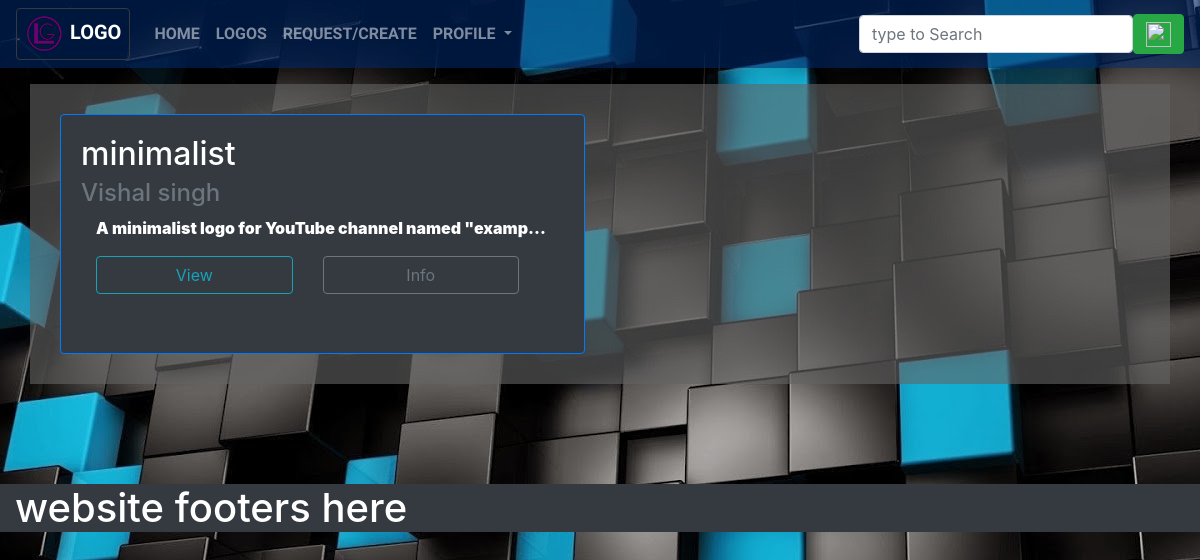
Screenshot of /requests/ with the database file from the repository.
### request/models.py (models this page shows, shortened)
class Request(models.Model):
    requested_by = models.CharField(max_length = 30)
    email = models.EmailField(max_length=254)
    discription = models.TextField()
    logo_type = models.CharField(max_length = 30)
    usage = models.CharField(max_length=30)
    is_created = models.BooleanField(default="False")
    request_date = models.DateTimeField(default=timezone.now)

### request/views.py (the view)
# urls.py: url(r'^requests/$',views.requests_view.as_view() ,name="requests_view"),
class requests_view(generic.ListView):
    template_name = "request/requests_page.html"
    context_object_name = 'all_requests'
    def get_queryset(self):
        return Request.objects.all()

### request/templates/request/requests_page.html (shortened to what this page needs)
{% extends 'logos/index.html' %}
{% block content %}
<div class="container" id="divison" >
	<div class="row">
		{% for request in all_requests %}
		<div class="col-md-6 col-sm-6 ">
			<a href="{% url 'request:request_detail_view' request.pk %}">
				<div class="card border border-primary bg-dark" style="height:15rem;" >
					<div class="card-body"  >
			</a>
						<div class="card-title"><h2>{{ request.logo_type }}</h2>
						</div>
						<div class="card-subtitle text-muted">
								<h4>{{ request.requested_by }}</h4>
						</div>
						<div class="container" >
						<p style="white-space: nowrap;overflow: hidden;text-overflow: ellipsis;">{{ request.discription}}</p>
						</div>
							<div class="row container-fluid">
								<div class="col-md-6 " >
									<a href="{% url 'request:request_detail_view' request.pk %}"><button class="btn btn-block btn-outline-info">View</button></a>
								</div>
								<div class="col-md-6 " >
										<button class="btn  btn-outline-secondary btn-block " data-toggle="modal" data-target="#info-modal">Info</button>
								</div>
							</div>
					</div>
				</div>
		</div>
		{% endfor %}
{% endblock %}

### logos/static/logos/logo.css (style rules this page uses)
#body-id { color:white; }
#divison { background-color:rgba(100,100,100,0.6); padding:30px; }

### rows the page displays
Request: logo_type "minimalist", requested_by "Vishal singh", discription "A minimalist logo for YouTube channel named \"examp…"
